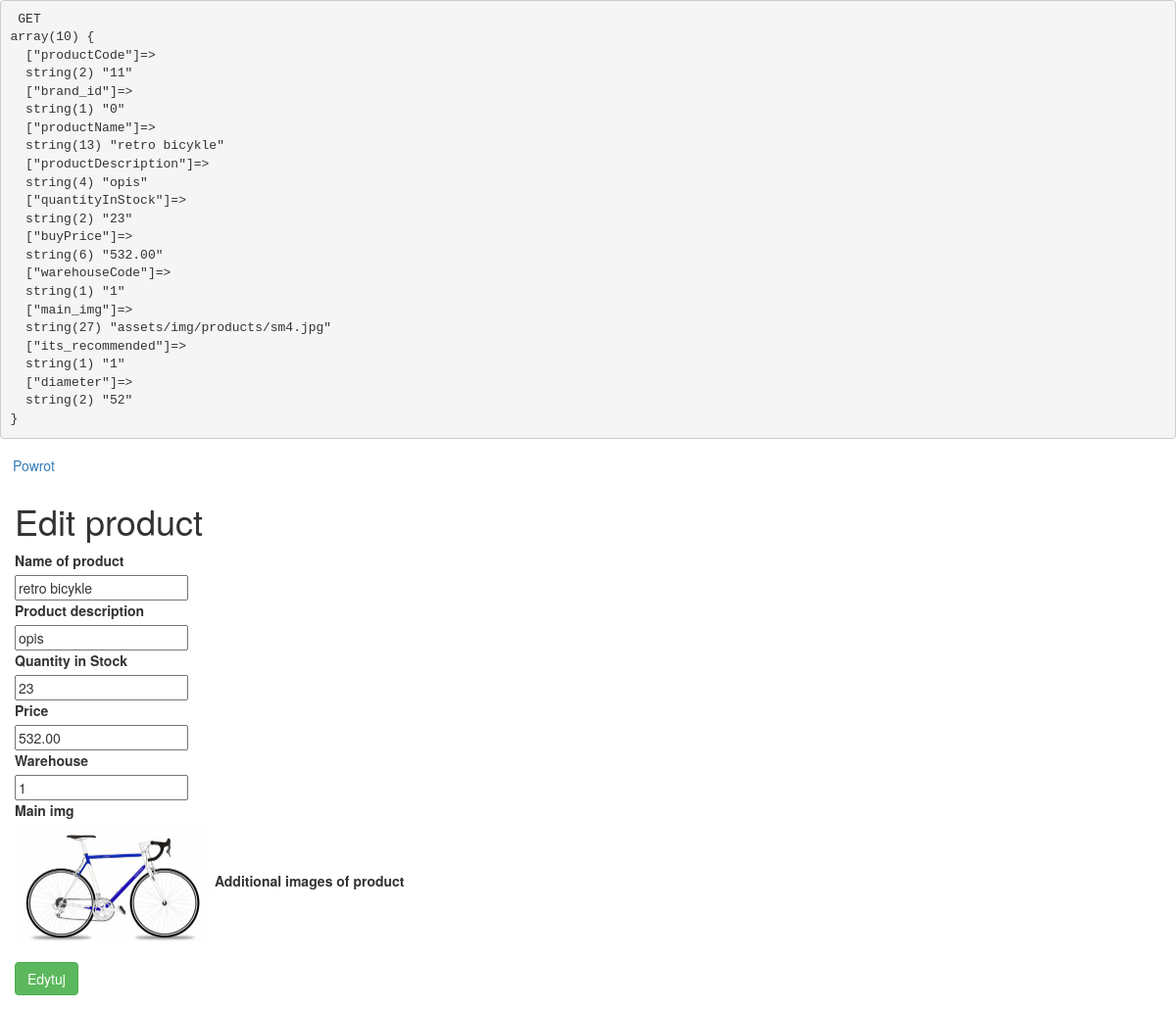
/assets/old_v/ad/edit_prod.php?productCode=11, run on the app's committed database.
### tables this page shows
CREATE TABLE `products` (
  `productCode` int(15) NOT NULL,
  `brand_id` int(30) NOT NULL,
  `productName` varchar(70) NOT NULL,
  `productDescription` text NOT NULL,
  `quantityInStock` smallint(6) NOT NULL,
  `buyPrice` decimal(10,2) NOT NULL,
  `warehouseCode` varchar(50) NOT NULL,
  `main_img` mediumtext,
  `its_recommended` tinyint(1) NOT NULL,
  `diameter` int(10) NOT NULL
);

### assets/old_v/ad/edit_prod.php (the view, shortened to what this page needs)
<?php
	$id_prod=0;
	function select_prod($id_prod){
		$pdo = Database::connect();
		$sql = "SELECT * FROM products WHERE productCode = ?";
		$query = $pdo->prepare($sql);
		$query->execute(array($id_prod));
		$data = $query->fetch(PDO::FETCH_ASSOC);
		return $data;
	}
	if(empty($_GET['productCode']))
	{
		echo "jakis error: id nie podane";
	}
	else
	{
		$id_prod = $_GET['productCode'];
		$data = select_prod($id_prod);
	}
		echo "<pre> GET <br>";
		var_dump($data);
		echo "</pre>";
 ?>
<!DOCTYPE html>
<html lang="en">
<head>
    <link rel="stylesheet" href="https://maxcdn.bootstrapcdn.com/bootstrap/3.3.7/css/bootstrap.min.css">
</head>
<body>
	<a class="btn" href="index.php">Powrot</a>
    <div class="container">
		<div class="row">
			<h1>Edit product</h1>
		</div>
		<form class="row" action="edit_prod.php?productCode=<?php echo $id_prod; ?>" method="post">
			<label>Name of product</label><br />
			<input name="productName" type="text" placeholder="product name" value="<?php echo $data['productName']; ?>"><br />
			<label>Product description</label><br />
			<input name="productDescription" type="text" placeholder="description" value="<?php echo $data['productDescription']; ?>"><br />
			<label>Quantity in Stock</label><br />
			<input name="quantityInStock" type="text" placeholder="quantity" value="<?php echo $data['quantityInStock']; ?>"><br />
			<label>Price</label><br />
			<input name="buyPrice" type="text" placeholder="price" value="<?php echo $data['buyPrice']; ?>"><br />
			<label>Warehouse</label><br />
			<input name="warehouseCode" type="text" placeholder="warehouse" value="<?php echo $data['warehouseCode']; ?>"><br />
			<label for="">Main img</label><br>
			<img src="../<?php echo $data['main_img']; ?>" alt="main_img" width="200">
			<label for="">Additional images of product</label><br>
			<br>
			<button type="submit" class="btn btn-success">Edytuj</button>
		</form>
    </div>
  </body>
</html>

### data on the page
products: productName "retro bicykle", productDescription "opis", quantityInStock "23", buyPrice "532.00", warehouseCode "1", main_img (picture)
